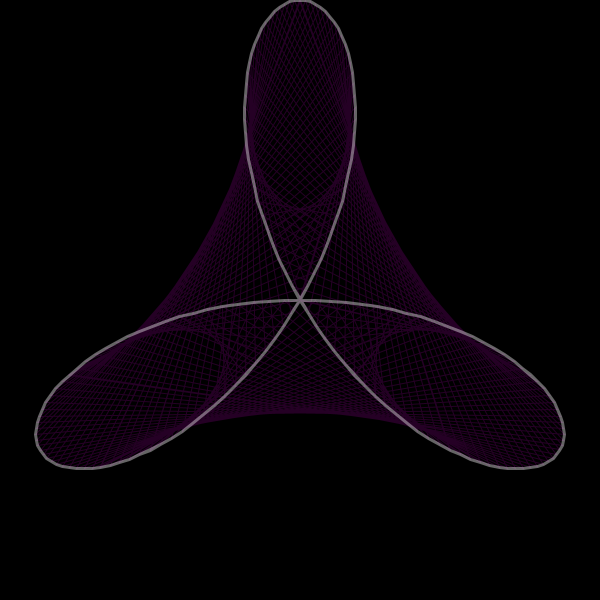
Frame 1 (no input)
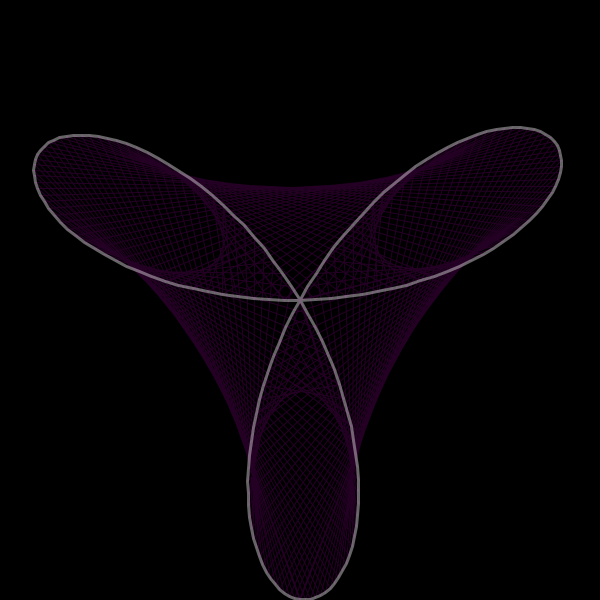
Frame 60 (the mouse pressed at the canvas centre just before this capture)
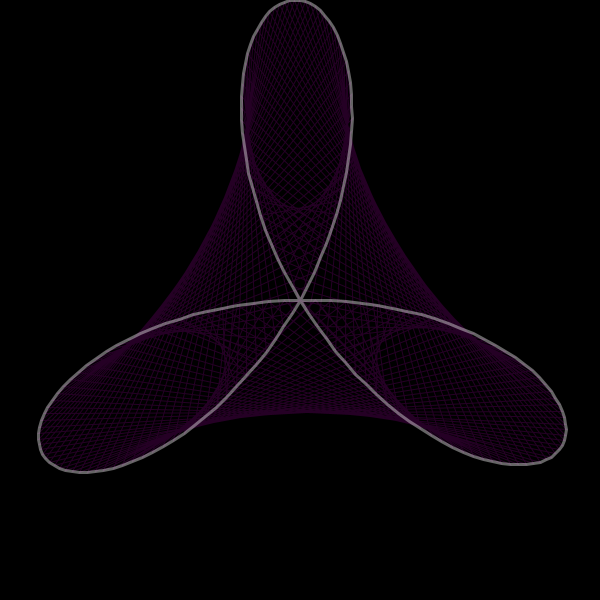
Frame 120 (the mouse held since frame 60 and released just before this capture)

The Processing sketch that drew these frames (run headless with seeded random() and noise(); from frame 60 on, the mouse is pressed at the canvas centre):

// Processing sketch: MainScript
// ── MainScript.pde
int n;
float d;
float coeffMult;

float angleRotate;

void setup(){
  size(600, 600);
  frameRate(30);
  
  n = 3;
  d = 47;
  
  angleRotate = 0;
  
  coeffMult = min(width/2, height/2);
}

void draw(){
  background(0);
  noFill();
  
  float radius;
  float angle;
  
  stroke(127, 0, 127, 75);
  strokeWeight(1);
  beginShape();
  for(int k=0; k<361; k++){
    radius = coeffMult * sin(radians(n*k*d));
    angle = radians(k*d);
    vertex(width/2 + radius*cos(angle+radians(angleRotate)), height/2 + radius*sin(angle+radians(angleRotate)));
  }
  endShape();
  
  stroke(255, 100);
  strokeWeight(3);
  beginShape();
  for(int k=0; k<361; k++){
    radius = coeffMult * sin(radians(n*k));
    angle = radians(k);
    vertex(width/2 + radius*cos(angle+radians(angleRotate)), height/2 + radius*sin(angle+radians(angleRotate)));
  }
  endShape();
  
  angleRotate++;
}
